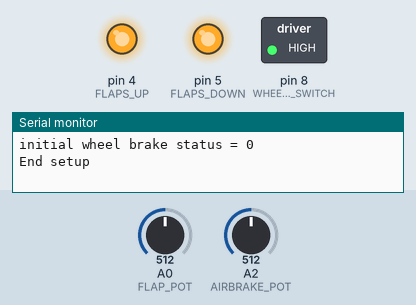
Simulated run of this sketch. Board: Arduino Pro Mini, built with avr-gcc and run on an emulated ATmega328P. Shown: switched loads named in the sketch (green lamp = pin HIGH), output pins drawn as LEDs (lit = HIGH), the last lines printed to the serial monitor. The test bench sets the inputs (shaded band); at power-on: A2 (AIRBRAKE_POT) = 512, A0 (FLAP_POT) = 512.

Above: at 2.7 s.
2.8 s: A2 (AIRBRAKE_POT) set to 769
4.3 s: A2 (AIRBRAKE_POT) set to 790
At 5.2 s:
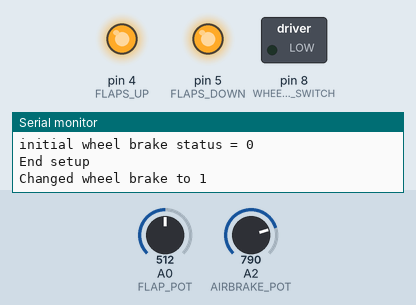
5.8 s: A2 (AIRBRAKE_POT) set to 770
At 6.3 s:
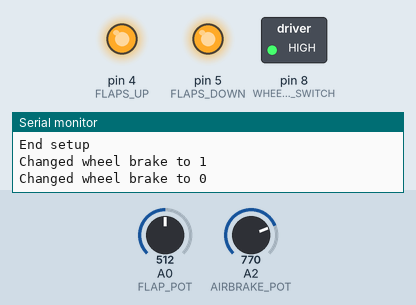
7.3 s: A2 (AIRBRAKE_POT) set to 900
At 8.7 s:
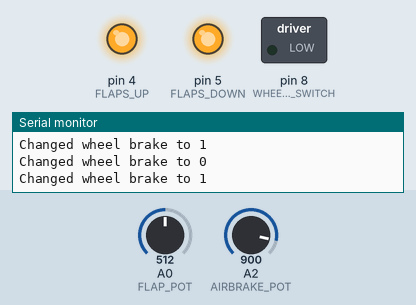
Timing chart, 0 to 9.8 s (numbered marks = the images above; inputs shaded):
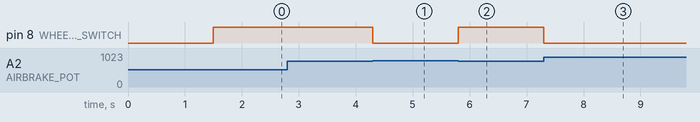

Measured:
- the behaviour switches between 780 and 781 on A2 (AIRBRAKE_POT) (found by bisection; images 0 and 1)
- after the input at 2.8 s, every drawn part: stays the same
- after the input at 4.3 s, pin 8 (WHEELBRAKE_SWITCH): HIGH → LOW at once
- after the input at 5.8 s, pin 8 (WHEELBRAKE_SWITCH): LOW → HIGH at once
- after the input at 7.3 s, pin 8 (WHEELBRAKE_SWITCH): HIGH → LOW at once

The sketch:

flap_analog_to_pulse.ino
```cpp
/*
convert an analog read of a flap handle to pulses, as condor needs.
Niv Levy March 2019
GPL v2

read a pot and send pulses to two wires (pulling them to ground).
TODO: must be willing to accept override on the wires, and adjust state accordingly


1 meant to be run on an esp8266, as it's my digital logic platform of choice these days; it sucks for general use, but it's dirt cheap
2 acually using a pro mini 5V, 16M since i've had lying around forever, and this is a one of.

*/
#define ARRLEN(a) (sizeof(a)/sizeof((a)[0]))

// lines to be switched in response to flap handle position.
#define FLAPS_UP 4
#define FLAPS_DOWN 5
#define FLAP_POT A0

// connected to pin 7 on the D9
#define WHEELBRAKE_SWITCH 8
#define AIRBRAKE_POT A2

//location of upper and lowe limit in which the flap is considered to be in a flap position.
//TBD -= adjust as needed.
int16_t flap_upper_values[] = {90, 135, 180, 225, 270, 320, 365};
int16_t flap_lower_values[] = {85, 125, 170, 215, 260, 310, 355};
uint8_t flap_state, closest_flap = 0;

// values above (below?) the wheel brake pin is pulled low.
// full closed ~433, fully open ~ 895, setting to activate at 75% so 780
int16_t wheelbrake_activate_limit = 780;
bool wheelbrake_status = true;

uint32_t t0;

/*figure out which flap state we're closest to
 * do nothing - reaction happens elsewhere (and when booting, we just set the flap state to wherever we found it)
 */
void determine_closest_flap_state(uint16_t sensor_value) {
	uint8_t i;
	int16_t flap_nominal_value, distance_to_tested_flap, closest_distance = 32767;

	/*
	Serial.print("checking for value of ");
	Serial.println(sensor_value);
	*/

	for (i = 0; i < ARRLEN(flap_lower_values); i++) {
		flap_nominal_value = (flap_lower_values[i] + flap_upper_values[i]) / 2;
		distance_to_tested_flap = sensor_value - flap_nominal_value;
		distance_to_tested_flap = abs(distance_to_tested_flap);

		/*
		Serial.print(i);
		Serial.print(", nominal value ");
		Serial.print(flap_nominal_value);
		Serial.print(", distance to it ");
		Serial.print(distance_to_tested_flap);
		Serial.print(", closest up to now ");
		Serial.println(closest_distance);
		*/

		if (distance_to_tested_flap < closest_distance) {
			closest_flap = i;
			closest_distance = distance_to_tested_flap;
		}
	}
	/*
	Serial.print("best flap = ");
	Serial.println(closest_flap);
	*/
}


/*
 * update the wheel brake status variable based on pot.
 */
void update_wheelbrake_status() {
	uint16_t wheelbrake_value = analogRead(AIRBRAKE_POT);

	/*
	Serial.print("wheel brake pot = ");
	Serial.println(wheelbrake_value);
	*/

	if (wheelbrake_value > wheelbrake_activate_limit) {
		wheelbrake_status = true;
	}
	else {
		wheelbrake_status = false;
	}
}

/*
 * update the switch if necessary
 */
void update_wheelbrake_switch() {
	bool old_wheelbrake_status = wheelbrake_status;
	update_wheelbrake_status();
	/*
	Serial.print("old wheel brake ");
	Serial.print(old_wheelbrake_status);
	Serial.print(" new ");
	Serial.println(wheelbrake_status);
	*/
	if (wheelbrake_status != old_wheelbrake_status) {
		digitalWrite(WHEELBRAKE_SWITCH, !wheelbrake_status);
		Serial.print("Changed wheel brake to ");
		Serial.println(wheelbrake_status);
	}
}

/* check if we're within some fraction of the range near the nominal value
 * if so, do nothing
 * else, figure out which flap we're closests to, how many clicks it is one way or another, and change the flap setting.
 */
void update_flap_state(uint16_t sensor_value) {
	int8_t flap_delta;
	uint8_t i;
	uint8_t flap_switch;

	determine_closest_flap_state(sensor_value);
	// if we're within range of a flap position different than current one, switch.
	if (closest_flap != flap_state && sensor_value > flap_lower_values[closest_flap] && sensor_value < flap_upper_values[closest_flap]) {
		// figure out how far are we from it
		flap_delta = closest_flap - flap_state;

		if (flap_delta > 0) {
			flap_switch = FLAPS_UP;
		}
		else {
			flap_switch = FLAPS_DOWN;
			flap_delta = -flap_delta;
		}

		Serial.print("sensor value = ");
		Serial.print(sensor_value);
		Serial.print(" : flap change to ");
		Serial.print(closest_flap);
		Serial.print(", switch = ");
		Serial.print(flap_switch);
		Serial.print(" delta ");
		Serial.println(flap_delta);

		for (i =0 ; i < flap_delta; i++) {
			digitalWrite(flap_switch, LOW);
			delay(50);
			digitalWrite(flap_switch, HIGH);
		}
		flap_state = closest_flap;
	}
}

void setup() {
	uint16_t sensor_value;
	Serial.begin(9600);

	delay(1000); // just to get the serial monitor time to wake up
	Serial.println("Begin setup");
	pinMode(FLAP_POT, INPUT);
	pinMode(AIRBRAKE_POT, INPUT);
	pinMode(FLAPS_DOWN, OUTPUT);
	pinMode(FLAPS_UP, OUTPUT);
	pinMode(WHEELBRAKE_SWITCH, OUTPUT);

	digitalWrite(FLAPS_DOWN, LOW);
	digitalWrite(FLAPS_UP, LOW);
	digitalWrite(WHEELBRAKE_SWITCH, LOW);
	delay(500);
	digitalWrite(FLAPS_DOWN, HIGH);
	digitalWrite(FLAPS_UP, HIGH);
	digitalWrite(WHEELBRAKE_SWITCH, HIGH);

	// to start, just set it to whichever is closest, even if it's not in range.
	sensor_value = analogRead(FLAP_POT);
	determine_closest_flap_state(sensor_value);
	flap_state = closest_flap;
	Serial.print("initial sensor value = ");
	Serial.print(sensor_value);
	Serial.print(", therfore initial flap state = ");
	Serial.println(flap_state);

	update_wheelbrake_status();
	Serial.print("initial wheel brake status = ");
	Serial.println(wheelbrake_status);

	t0 = (uint32_t) millis();
	Serial.println("End setup");
}


void loop() {
	uint16_t sensor_value;
	// read the value from the sensor:
	sensor_value = analogRead(FLAP_POT);
	update_flap_state(sensor_value);
	update_wheelbrake_switch();
	/*
	Serial.print(millis() - t0);
	Serial.print(", ");
	Serial.println(sensor_value);
	*/
	//delay(100);
}
```
